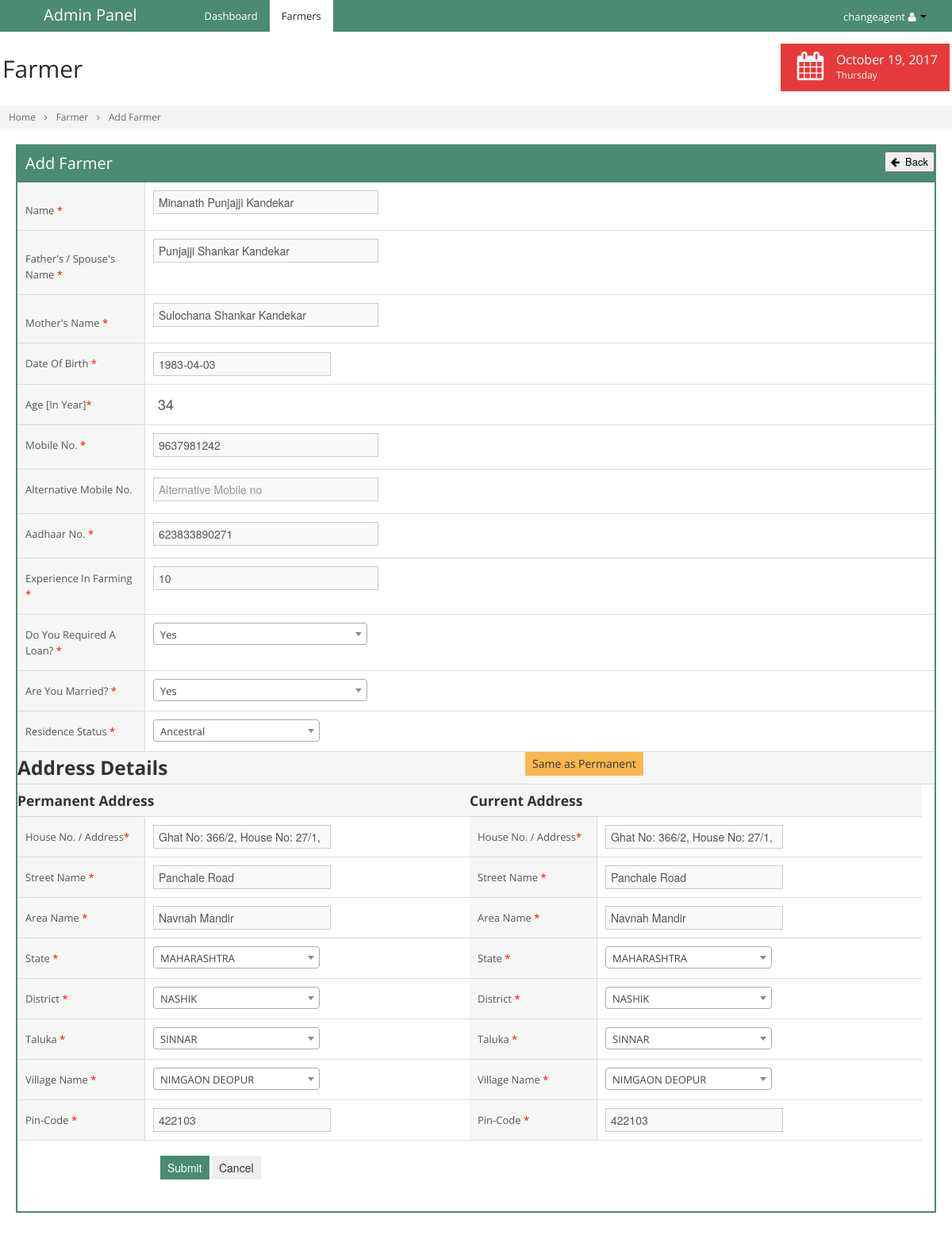
Screenshot of /edit_farmer.php?pag=farmers&fm_id=100009 (signed in) with the database file from the repository.
### tables this page shows
CREATE TABLE IF NOT EXISTS `tbl_farmers` (
  `id` int(11) NOT NULL AUTO_INCREMENT,
  `fm_caid` int(11) NOT NULL,
  `fm_id` int(11) NOT NULL,
  `fm_name` varchar(255) NOT NULL,
  `fm_aadhar` bigint(11) NOT NULL,
  `fm_mobileno` bigint(11) NOT NULL,
  `fm_loan` varchar(255) NOT NULL,
  `fm_amount` varchar(255) NOT NULL,
  `fm_status` int(11) NOT NULL,
  `fm_createddt` datetime NOT NULL,
  `fm_createdby` varchar(255) NOT NULL,
  `fm_modifieddt` datetime NOT NULL,
  `fm_modifiedby` varchar(255) NOT NULL,
  PRIMARY KEY (`id`)
);

CREATE TABLE IF NOT EXISTS `tbl_personal_detail` (
  `id` int(11) NOT NULL AUTO_INCREMENT,
  `fm_caid` int(11) NOT NULL,
  `fm_id` int(11) NOT NULL,
  `f1_mfname` varchar(255) NOT NULL,
  `f1_mmname` varchar(500) NOT NULL,
  `f1_father` varchar(255) NOT NULL,
  `f1_age` int(11) NOT NULL,
  `f1_dob` date NOT NULL,
  `f1_mobno` varchar(50) NOT NULL,
  `f1_altno` varchar(50) NOT NULL,
  `f1_ppno` varchar(50) NOT NULL,
  `f1_pancard` varchar(50) NOT NULL,
  `f1_vote` varchar(50) NOT NULL,
  `f1_licno` varchar(50) NOT NULL,
  `f1_otherno` varchar(50) NOT NULL,
  `f1_expfarm` varchar(50) NOT NULL,
  `f1_required_loan` varchar(15) NOT NULL,
  `f1_required_loan_amt` varchar(255) NOT NULL,
  `f1_loan_purpose` varchar(50) NOT NULL,
  `f1_crop_cycle` varchar(100) NOT NULL,
  `f1_status` int(11) NOT NULL DEFAULT '0',
  `f1_section_id` int(11) NOT NULL,
  `f1_points` int(11) NOT NULL,
  `f1_created_date` datetime NOT NULL,
  `f1_created_by` varchar(100) NOT NULL,
  `f1_modified_date` datetime NOT NULL,
  `f1_modified_by` varchar(100) NOT NULL,
  PRIMARY KEY (`id`)
);

CREATE TABLE IF NOT EXISTS `tbl_residence_details` (
  `id` int(11) NOT NULL AUTO_INCREMENT,
  `fm_caid` int(11) NOT NULL,
  `fm_id` int(11) NOT NULL,
  `f7_resistatus` varchar(20) NOT NULL,
  `f7_rent_amount` varchar(255) NOT NULL,
  `f7_phouse` varchar(150) NOT NULL,
  `f7_pstreet` varchar(150) NOT NULL,
  `f7_parea` varchar(100) NOT NULL,
  `f7_pstate` varchar(100) NOT NULL,
  `f7_pdistrict` varchar(100) NOT NULL,
  `f7_ptaluka` varchar(100) NOT NULL,
  `f7_pvillage` varchar(100) NOT NULL,
  `f7_ppin` varchar(10) NOT NULL,
  `f7_platlon` varchar(100) NOT NULL,
  `f7_chouse` varchar(50) NOT NULL,
  `f7_cstreet` varchar(50) NOT NULL,
  `f7_carea` varchar(100) NOT NULL,
  `f7_cstate` varchar(100) NOT NULL,
  `f7_cdistrict` varchar(100) NOT NULL,
  `f7_ctaluka` varchar(100) NOT NULL,
  `f7_cvillage` varchar(100) NOT NULL,
  `f7_cpin` varchar(10) NOT NULL,
  `f7_clatlon` varchar(100) NOT NULL,
  `f7_television` int(11) NOT NULL DEFAULT '0',
  `f7_refrigerator` int(11) NOT NULL DEFAULT '0',
  `f7_wmachine` int(11) NOT NULL DEFAULT '0',
  `f7_mixer` int(11) NOT NULL DEFAULT '0',
  `f7_stove` int(11) NOT NULL DEFAULT '0',
  `f7_bicycle` int(11) NOT NULL DEFAULT '0',
  `f7_ccylinder` int(11) NOT NULL DEFAULT '0',
  `f7_fans` int(11) NOT NULL DEFAULT '0',
  `f7_motorcycle` int(11) NOT NULL DEFAULT '0',
  `f7_car` int(11) NOT NULL DEFAULT '0',
  `f7_status` int(11) NOT NULL DEFAULT '0',
  `f7_section_id` int(11) NOT NULL,
  `f7_points` int(11) NOT NULL,
  `f7_reg_points` int(11) NOT NULL,
  `f7_created_date` datetime NOT NULL,
  `f7_created_by` varchar(100) NOT NULL,
  `f7_modified_date` datetime NOT NULL,
  `f7_modified_by` varchar(100) NOT NULL,
  PRIMARY KEY (`id`)
);

### edit_farmer.php (the view, shortened to what the rows shown need)
<?php
	include('include/connection.php');
    $fm_id         = (isset($_REQUEST['fm_id'])?$_REQUEST['fm_id']:"");
        ?>
        <?php
	$res_get_farmer_info = lookup_value('tbl_farmers',array(),array("fm_id"=>$fm_id),array(),array(),array());
	if($res_get_farmer_info)
	{
		$num_get_farmer_info	= mysqli_num_rows($res_get_farmer_info);
		if($num_get_farmer_info != 0)
		{
			$row_get_farmer_info	= mysqli_fetch_array($res_get_farmer_info);
		}
	}
	$res_get_farmer_personal_info = lookup_value('tbl_personal_detail',array(),array("fm_id"=>$fm_id),array(),array(),array());
	if($res_get_farmer_personal_info)
	{
		$num_get_farmer_personal_info	= mysqli_num_rows($res_get_farmer_personal_info);
		if($num_get_farmer_personal_info != 0)
		{
			$row_get_farmer_personal_info	= mysqli_fetch_array($res_get_farmer_personal_info);
		}
	}
	$res_get_farmer_residence_info = lookup_value('tbl_residence_details',array(),array("fm_id"=>$fm_id),array(),array(),array());
	if($res_get_farmer_residence_info)
	{
		$num_get_farmer_residence_info	= mysqli_num_rows($res_get_farmer_residence_info);
		if($num_get_farmer_residence_info != 0)
		{
			$row_get_farmer_residence_info	= mysqli_fetch_array($res_get_farmer_residence_info);
		}
	}
?>
<!DOCTYPE html>
<html class="not-ie no-js" lang="en">
    <head>
    </head>
    <body class="<?php echo $theme_name; ?>" data-theme="<?php echo $theme_name; ?>">
        <div class="container-fluid" id="content">
            <div id="main" style="margin-left:0px !important">
                <div class="container-fluid">
                    <div class="box box-color box-bordered lightgreen" style="padding:0px;">
                        <div class="box-content nopadding">
                            <form method="POST" enctype="multipart/form-data" class='form-horizontal form-bordered form-validate' id="frm_edit_farmer" name="frm_edit_farmer">
                                <div class="control-group">
                                    <div class="controls">
                                    	<input type="text" value="<?php echo ucwords($row_get_farmer_info['fm_name']); ?>" id="txt_name" name="txt_name" class="input-xlarge v_name" data-rule-required="true" placeholder="Enter Your Name">
                                    </div>
                                </div>
                                <div class="control-group">
                                    <div class="controls">
                                    	<input type="text" value="<?php echo ucwords($row_get_farmer_personal_info['f1_father']); ?>" id="txt_father_name" name="txt_father_name" class="input-xlarge" data-rule-required="true" placeholder="Father's / Spouse's Name">
                                    </div>
                                </div>
                                <div class="control-group">
                                    <div class="controls">
                                    	<input type="text" value="<?php echo ucwords($row_get_farmer_personal_info['f1_mfname']); ?>" id="txt_mother_name" name="txt_mother_name" class="input-xlarge v_name" data-rule-required="true" placeholder="Mother Name" >
                                    </div>
                                </div>
                                <div class="control-group">
                                    <div class="controls">
                                    	<input type="text" value="<?php echo $row_get_farmer_personal_info['f1_dob']; ?>" id="txt_dob" name="txt_dob" placeholder="Date Of Birth" class="datepicker input-large" data-rule-required="true" />
                                    </div>
                                </div>
                                <div class="control-group">
                                    <div class="controls">
                                    	<input type="text" value="<?php echo $row_get_farmer_personal_info['f1_age']; ?>" id="txt_age" name="txt_age" placeholder="Age" class="input-large" data-rule-required="true" data-rule-number="true" readonly />
                                    </div>
                                </div>
                                <div class="control-group">
                                	<div class="controls">
                                        <input type="text" value="<?php echo $row_get_farmer_info['fm_mobileno']; ?>" placeholder="Mobile no" name="fm_mobileno" id="fm_mobileno" maxlength="10"  autocomplete="off" data-rule-required="true" onBlur="Mobile(this.value);"  data-rule-minlength="10"  data-rule-maxlength="10" class="input-xlarge v_number">
                                    </div>
                                </div>
                                <div class="control-group">
                                    <div class="controls">
                                    	<input type="text" value="<?php echo $row_get_farmer_info['fm_aadhar']; ?>" placeholder="Aadhaar no" name="fm_aadhar" id="fm_aadhar" data-rule-number="true" maxlength="12" data-rule-required="true" onBlur="Aadhaar(this.value, <?php echo $fm_id; ?>);"  data-rule-minlength="12"  data-rule-maxlength="12" class="input-xlarge v_number">
                                    </div>
                                </div>
                                <div class="control-group">
                                    <div class="controls">
                                    	<input type="text" value="<?php echo $row_get_farmer_personal_info['f1_expfarm']; ?>" placeholder="Experience In Farming" name="txt_farm_experience" id="txt_farm_experience" class="v_number input-xlarge" data-rule-number="true" data-rule-required="true" data-rule-maxlength="2">
                                    </div>
                                </div>
                                <div class="control-group span6" style="clear:both;">
                                    <div class="controls">
                                    	<input type="text" value="<?php if((isset($row_get_farmer_residence_info['f7_phouse'])) && $row_get_farmer_residence_info['f7_phouse'] != '') { echo $row_get_farmer_residence_info['f7_phouse']; } ?>" id="txt_p_house_no" name="txt_p_house_no" placeholder="House Number" class="input-large" data-rule-required="true" maxlength="150" size="150" />
                                    </div>
                                </div>
                                <div class="control-group span6">
                                    <div class="controls">
                                    	<input type="text" value="<?php if((isset($row_get_farmer_residence_info['f7_chouse'])) && $row_get_farmer_residence_info['f7_chouse'] != '') { echo $row_get_farmer_residence_info['f7_chouse']; } ?>" id="txt_c_house_no" name="txt_c_house_no" placeholder="House Number" class="input-large" data-rule-required="true" maxlength="150" size="150" />
                                    </div>
                                </div>
                                <div class="control-group span6" style="clear:both;">
                                    <div class="controls">
                                    	<input type="text" value="<?php if((isset($row_get_farmer_residence_info['f7_pstreet'])) && $row_get_farmer_residence_info['f7_pstreet'] != '') { echo $row_get_farmer_residence_info['f7_pstreet']; } ?>" id="txt_p_street_name" name="txt_p_street_name" placeholder="Street Name" class="input-large" data-rule-required="true" />
                                    </div>
                                </div>
                                <div class="control-group span6">
                                    <div class="controls">
                                    	<input type="text" value="<?php if((isset($row_get_farmer_residence_info['f7_cstreet'])) && $row_get_farmer_residence_info['f7_cstreet'] != '') { echo $row_get_farmer_residence_info['f7_cstreet']; } ?>" id="txt_c_street_name" name="txt_c_street_name" placeholder="Street Name" class="input-large" data-rule-required="true" />
                                    </div>
                                </div>
                                <div class="control-group span6" style="clear:both;">
                                    <div class="controls">
                                    	<input type="text" value="<?php if((isset($row_get_farmer_residence_info['f7_parea'])) && $row_get_farmer_residence_info['f7_parea'] != '') { echo $row_get_farmer_residence_info['f7_parea']; } ?>" id="txt_p_area_name" name="txt_p_area_name" placeholder="Area Name" class="input-large" data-rule-required="true" />
                                    </div>
                                </div>
                                <div class="control-group span6">
                                    <div class="controls">
                                    	<input type="text" value="<?php if((isset($row_get_farmer_residence_info['f7_carea'])) && $row_get_farmer_residence_info['f7_carea'] != '') { echo $row_get_farmer_residence_info['f7_carea']; } ?>" id="txt_c_area_name" name="txt_c_area_name" placeholder="Area Name" class="input-large" data-rule-required="true" />
                                    </div>
                                </div>
                                <div class="control-group span6" style="clear:both;">
                                    <div class="controls">
                                    	<input type="text" value="<?php if((isset($row_get_farmer_residence_info['f7_ppin'])) && $row_get_farmer_residence_info['f7_ppin'] != ''){ echo $row_get_farmer_residence_info['f7_ppin']; } ?>" id="txt_p_pincode" name="txt_p_pincode" placeholder="Pin-Code" class="input-large" data-rule-required="true" data-rule-number="true" minlength="6" maxlength="6" size="6" />
                                    </div>
                                </div>
                                <div class="control-group span6">
                                    <div class="controls">
                                    	<input type="text" value="<?php if((isset($row_get_farmer_residence_info['f7_cpin'])) && $row_get_farmer_residence_info['f7_cpin'] != ''){ echo $row_get_farmer_residence_info['f7_cpin']; } ?>" id="txt_c_pincode" name="txt_c_pincode" placeholder="Pin-Code" class="input-large" data-rule-required="true" data-rule-number="true" minlength="6" maxlength="6" size="6" />
                                    </div>
                                </div>
                            </form>
                    	</div>
                	</div>
                </div>
	        </div>
        </div>
    </body>
</html>

### rows the page displays
tbl_farmers: txt_name "Minanath Punjajji Kandekar", fm_mobileno "9637981242", fm_aadhar "623833890271"
tbl_personal_detail: txt_father_name "Punjajji Shankar Kandekar", txt_mother_name "Sulochana Shankar Kandekar", txt_dob "1983-04-03", txt_age "34", txt_farm_experience "10"
tbl_residence_details: txt_p_house_no "Ghat No: 366/2, House No: 27/1,", txt_c_house_no "Ghat No: 366/2, House No: 27/1,", txt_p_street_name "Panchale Road", txt_c_street_name "Panchale Road", txt_p_area_name "Navnah Mandir", txt_c_area_name "Navnah Mandir", txt_p_pincode "422103", txt_c_pincode "422103"

### other values shown
$_SESSION['sqyard_user'] "changeagent"
$feature_name "Farmer"
$home_name "Home"
$title "Add Farmer"
